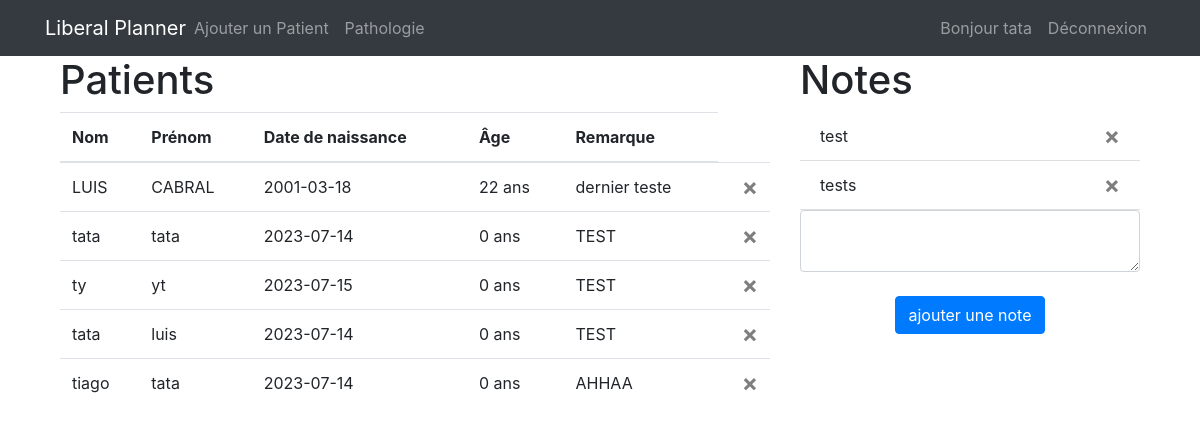
Screenshot of / (signed in) with the database file from the repository.
### website/models.py (models this page shows)
class User(db.Model, UserMixin):
    id = db.Column(db.Integer, primary_key=True)
    email = db.Column(db.String(150), unique=True)
    password = db.Column(db.String(150))
    prenom = db.Column(db.String(150))
    patients = db.relationship('Patient', backref='user')  # Relation avec les patients
    notes = db.relationship('Note')  # Relation avec les notes

class Patient(db.Model):
    ID_Patients = db.Column(db.Integer, primary_key=True)
    Prenom = db.Column(db.String(255))
    Nom = db.Column(db.String(255))
    DateNaissance = db.Column(db.Date)
    Age = db.Column(db.Integer)
    remarques = db.Column(db.String(1000))
    user_id = db.Column(db.Integer, db.ForeignKey('user.id'))
    pathologies = db.relationship('Pathologie', backref='patient')
    parents = db.relationship('Parent', backref='patient')
    rdvs = db.relationship('Rdv', backref='patient')

class Note(db.Model):
    id = db.Column(db.Integer, primary_key=True)
    data = db.Column(db.String(10000))
    date = db.Column(db.DateTime(timezone=True), default=func.now())
    user_id = db.Column(db.Integer, db.ForeignKey('user.id'))

### website/views.py (the view, shortened to what this page needs)
@views.route('/', methods=['GET', 'POST'])
@login_required
def home():
    patients = Patient.query.filter_by(user_id=current_user.id).all()
    return render_template("home.html", user=current_user, patients=patients)

### website/__init__.py (called while the page is built)
def create_app():
    app = Flask(__name__)
    app.config['SECRET_KEY'] = 'hjshjhdjah kjshkjdhjs'
    app.config['SQLALCHEMY_DATABASE_URI'] = f'sqlite:///{DB_NAME}'
    db.init_app(app)
    from .views import views
    from .auth import auth
    app.register_blueprint(views, url_prefix='/')
    app.register_blueprint(auth, url_prefix='/')
    from .models import User, Note
    create_database(app)
    login_manager = LoginManager()
    login_manager.login_view = 'auth.login'
    login_manager.init_app(app)
    @login_manager.user_loader
    def load_user(id):
        return User.query.get(int(id))
    return app

### website/templates/home.html (shortened to what this page needs)
{% extends "base.html" %}
{% set user_name = user.prenom %}
{% block content %}
<div class="container">
    <div class="row">
        <div class="col-md-8">
            <h1>Patients</h1>
            {% if patients %}
                <table class="table">
                    <thead>
                        <tr>
                            <th>Nom</th>
                            <th>Prénom</th>
                            <th>Date de naissance</th>
                            <th>Âge</th>
                            <th>Remarque</th>
                        </tr>
                    </thead>
                    <tbody>
                        {% for patient in patients %}
                            <tr>
                                <td>{{ patient.Nom }}</td>
                                <td>{{ patient.Prenom }}</td>
                                <td>{{ patient.DateNaissance }}</td>
                                <td>{{ patient.Age }} ans</td>
                                <td>{{ patient.remarques }} </td>
                                <td>
                                    <button type="button" class="close" onclick="deletePatient({{ patient.ID_Patients }})">
                                        <span aria-hidden="true">&times;</span>
                                    </button>
                                </td>
                            </tr>
                        {% endfor %}
                    </tbody>
                </table>
            {% else %}
                <p>Il n'y a pas de patient enregistré.</p>
            {% endif %}
        </div>
        <div class="col-md-4">
            <h1>Notes</h1>
            <ul class="list-group list-group-flush" id="notes">
                {% for note in user.notes %}
                    <li class="list-group-item">{{ note.data }}
                        <button type="button" class="close" onclick="deleteNote({{note.id}})">
                            <span aria-hidden="true">&times;</span>
                        </button>
                    </li>
                {% endfor %}
            </ul>
            <form method="POST">
                <textarea name="note" id="note" class="form-control"></textarea>
                <br />
                <div align="center">
                    <button type="submit" class="btn btn-primary">ajouter une note</button>
                </div>
                <br />
            </form>
        </div>
    </div>
</div>
{% endblock %}

### website/templates/base.html (shortened to what this page needs)
<!DOCTYPE html>
<html>
  <head>
    <link
      rel="stylesheet"
      href="https://stackpath.bootstrapcdn.com/bootstrap/4.4.1/css/bootstrap.min.css"
    />
    <link
      rel="stylesheet"
      href="https://stackpath.bootstrapcdn.com/font-awesome/4.7.0/css/font-awesome.min.css"
    />
  </head>
  <body>
    <nav class="navbar navbar-expand-lg navbar-dark bg-dark">
      <div class="container d-flex justify-content-center">
        <a class="navbar-brand mx-auto" href="/">Liberal Planner</a>
        <div class="collapse navbar-collapse" id="navbar">
          <ul class="navbar-nav mr-auto">
              {% if user.is_authenticated %}
                  <li class="nav-item">
                      <a class="nav-link" id="patient" href="/patient">Ajouter un Patient</a>
                  </li>
                  <li class="nav-item">
                    <a class="nav-link" id="patient" href="/add-pathologie">Pathologie</a>
                </li>
              {% endif %}
          </ul>
          <ul class="navbar-nav">
              {% if user.is_authenticated %}
                  <li class="nav-item">
                      <a class="nav-link" id="user-name" href="#">Bonjour {{ user.prenom }}</a>
                  </li>
                  <li class="nav-item">
                      <a class="nav-link" id="logout" href="/logout">Déconnexion</a>
                  </li>
              {% endif %}
          </ul>
        </div>
      </div>
    </nav>
    <div class="container">
      {% block content %}
      {% endblock %}
    </div>
  </body>
</html>

### rows the page displays
User: prenom "tata"
Patient: Nom "LUIS", Prenom "CABRAL", DateNaissance "2001-03-18", Age "22", remarques "dernier teste"
Patient: Nom "tata", Prenom "tata", DateNaissance "2023-07-14", Age "0", remarques "TEST"
Patient: Nom "ty", Prenom "yt", DateNaissance "2023-07-15", Age "0", remarques "TEST"
Patient: Nom "tata", Prenom "luis", DateNaissance "2023-07-14", Age "0", remarques "TEST"
Patient: Nom "tiago", Prenom "tata", DateNaissance "2023-07-14", Age "0", remarques "AHHAA"
Note: data "test"
Note: data "tests"
